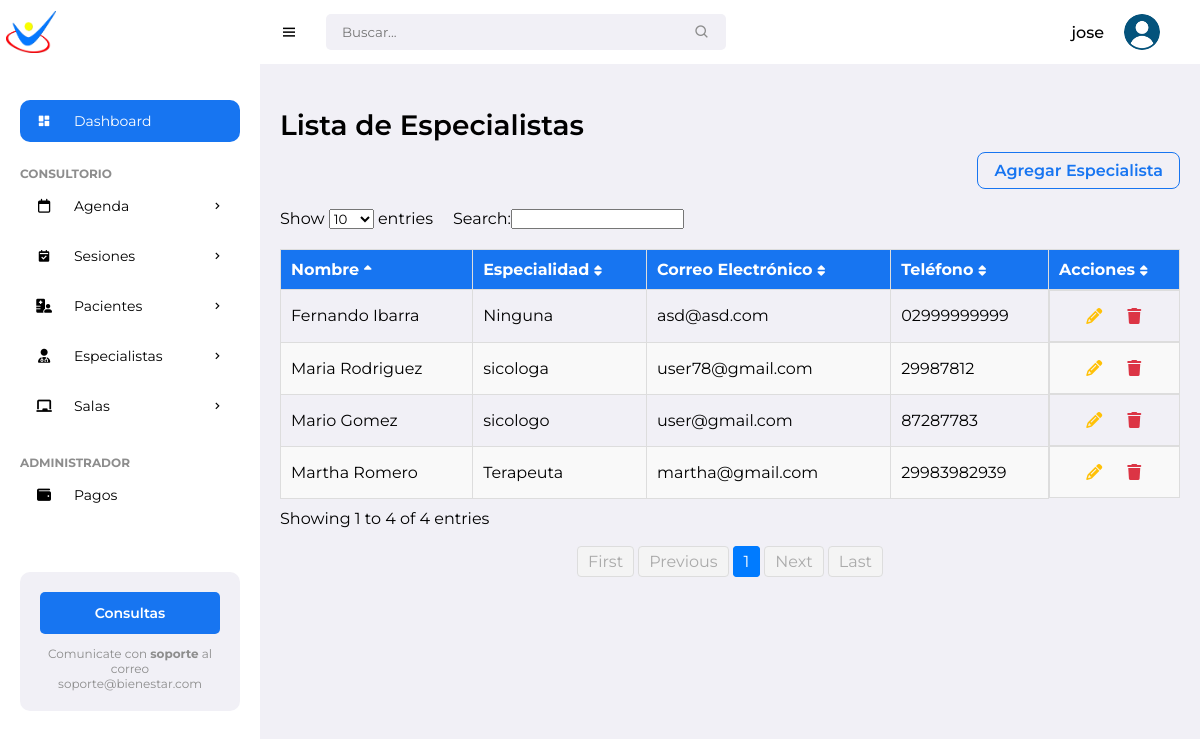
The page /specialists/ (signed in) on the database its author committed.
### pacientes/models.py (models this page shows, shortened)
class Specialist(models.Model):
    name = models.CharField(max_length=100)
    surname = models.CharField(max_length=100)
    specialty = models.CharField(max_length=100)
    email = models.EmailField()
    phone = models.CharField(max_length=20)

### pacientes/views.py (the view)
# urls.py: path('specialists/', views.specialist_list, name='specialist_list'),
@login_required
def specialist_list(request):
    specialists = Specialist.objects.all()
    return render(request, 'pacientes/specialist/specialist_list.html', {'specialists': specialists})

### pacientes/templates/pacientes/specialist/specialist_list.html (shortened to what this page needs)
{% extends "pacientes/base/base.html" %}
{% block content %}
<h1 class="title">Lista de Especialistas</h1>
<div class="list-header">
    <a href="{% url 'new_specialist' %}" class="btn-add">Agregar Especialista</a>
</div>
<div class="specialist-list-container">
    <table id="specialistTable" class="display table">
        <thead>
            <tr>
                <th>Nombre</th>
                <th>Especialidad</th>
                <th>Correo Electrónico</th>
                <th>Teléfono</th>
                <th>Acciones</th>
            </tr>
        </thead>
        <tbody>
            {% for specialist in specialists %}
            <tr>
                <td>{{ specialist.name }} {{ specialist.surname }}</td>
                <td>{{ specialist.specialty }}</td>
                <td>{{ specialist.email }}</td>
                <td>{{ specialist.phone }}</td>
                <td class="actions-tab">
                    <a href="" class="btn-icon edit" title="Editar">
                        <i class="fas fa-pencil-alt"></i>
                    </a>
                    <a href="" class="btn-icon delete" title="Eliminar">
                        <i class="fas fa-trash"></i>
                    </a>
                </td>
            </tr>
            {% endfor %}
        </tbody>
    </table>
</div>
{% endblock %}

### pacientes/templates/pacientes/base/base.html (shortened to what this page needs)
{% load static %}
<!DOCTYPE html>
<html lang="en">
<head>
	<link href='https://unpkg.com/boxicons@2.0.9/css/boxicons.min.css' rel='stylesheet'>
	<link rel="stylesheet" href="https://cdnjs.cloudflare.com/ajax/libs/font-awesome/6.5.2/css/all.min.css">
	<link rel="stylesheet" href="{% static 'pacientes/css/styles.css' %}">
</head>
<body>
		<section id="sidebar">
			<a href="#" class="brand"><img src="{% static 'pacientes/images/min_logo.png' %}" alt="" style="width: 50px;"></a>
			<ul class="side-menu">
				<li><a href="#" class="active"><i class='bx bxs-dashboard icon' ></i> Dashboard</a></li>
				<li class="divider" data-text="Consultorio"></li>
				<li>
					<a href="{% url 'calendar' %}"><i class="fa-regular fa-calendar icon"></i>Agenda <i class='bx bx-chevron-right icon-right' ></i></a>
				</li>
				<li>
					<a href="{% url 'reservation_list' %}">
						<i class='bx bxs-calendar-check icon'></i> Sesiones
						<i class='bx bx-chevron-right icon-right'></i>
					</a>
				</li>
				<li>
					<a href="#"><i class="fa-solid fa-hospital-user icon"></i> Pacientes <i class='bx bx-chevron-right icon-right' ></i></a>
				</li>
				<li>
					<a href="#">
						<i class="fa-solid fa-user-doctor icon"></i> Especialistas
						<i class='bx bx-chevron-right icon-right'></i>
					</a>
				</li>
				<li>
			<a href="#">
				<i class="fas fa-chalkboard icon"></i> Salas
			<i class='bx bx-chevron-right icon-right'></i>
			</a>
	       </li>
			<li class="divider" data-text="Administrador"></li>
			<li><a href="{% url 'payment_list' %}"><i class="fa-solid fa-wallet icon"></i> Pagos</a></li>
		</ul>
			<div class="ads">
				<div class="wrapper">
					<a href="mailto:soporteit@ingenieriaterra.com.ar" class="btn-upgrade">Consultas</a>
					<p>Comunicate con <span>soporte</span> al correo soporte@bienestar.com</p>
				</div>
			</div>
		</section>
	<section id="content">
		<nav>
			<i class='bx bx-menu toggle-sidebar' ></i>
			<form action="#">
				<div class="form-group">
					<input type="text" placeholder="Buscar...">
					<i class='bx bx-search icon' ></i>
				</div>
			</form>
			<div class="profile">
				<span class="username">{{ user.username }}</span>
				<img src="{% static 'pacientes/images/usuario.png' %}" alt="">
			</div>
		</nav>
		<main>
			  <div class="main-content">
                {% block content %}{% endblock %}
            </div>
		</main>
</body>
</html>

### rows shown on the page
Specialist: name "Mario", surname "Gomez", specialty "sicologo", email "user@gmail.com", phone "87287783"
Specialist: name "Maria", surname "Rodriguez", specialty "sicologa", email "user78@gmail.com", phone "29987812"
Specialist: name "Fernando", surname "Ibarra", specialty "Ninguna", email "asd@asd.com", phone "02999999999"
Specialist: name "Martha", surname "Romero", specialty "Terapeuta", email "martha@gmail.com", phone "29983982939"

### other values the page prints
{{ user.username }} "jose"
